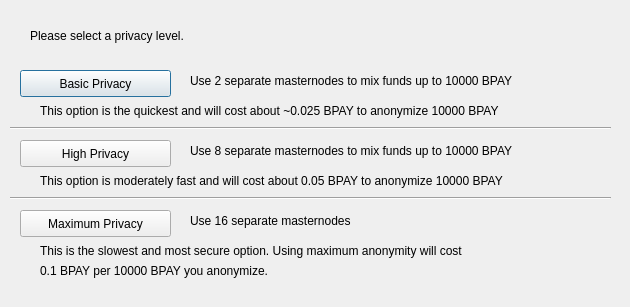
<?xml version="1.0" encoding="UTF-8"?>
<ui version="4.0">
 <class>obfuscationConfig</class>
 <widget class="QDialog" name="obfuscationConfig">
  <property name="geometry">
   <rect>
    <x>0</x>
    <y>0</y>
    <width>630</width>
    <height>307</height>
   </rect>
  </property>
  <property name="windowTitle">
   <string>Configure obfuscation</string>
  </property>
  <widget class="QPushButton" name="buttonBasic">
   <property name="geometry">
    <rect>
     <x>20</x>
     <y>70</y>
     <width>151</width>
     <height>27</height>
    </rect>
   </property>
   <property name="text">
    <string>Basic Privacy</string>
   </property>
  </widget>
  <widget class="QPushButton" name="buttonHigh">
   <property name="geometry">
    <rect>
     <x>20</x>
     <y>140</y>
     <width>151</width>
     <height>27</height>
    </rect>
   </property>
   <property name="text">
    <string>High Privacy</string>
   </property>
  </widget>
  <widget class="QPushButton" name="buttonMax">
   <property name="geometry">
    <rect>
     <x>20</x>
     <y>210</y>
     <width>151</width>
     <height>27</height>
    </rect>
   </property>
   <property name="text">
    <string>Maximum Privacy</string>
   </property>
  </widget>
  <widget class="QLabel" name="label">
   <property name="geometry">
    <rect>
     <x>30</x>
     <y>20</y>
     <width>571</width>
     <height>31</height>
    </rect>
   </property>
   <property name="text">
    <string>Please select a privacy level.</string>
   </property>
  </widget>
  <widget class="QLabel" name="label_2">
   <property name="geometry">
    <rect>
     <x>190</x>
     <y>70</y>
     <width>421</width>
     <height>21</height>
    </rect>
   </property>
   <property name="text">
    <string>Use 2 separate masternodes to mix funds up to 10000 BPAY</string>
   </property>
  </widget>
  <widget class="QLabel" name="label_3">
   <property name="geometry">
    <rect>
     <x>190</x>
     <y>140</y>
     <width>411</width>
     <height>21</height>
    </rect>
   </property>
   <property name="text">
    <string>Use 8 separate masternodes to mix funds up to 10000 BPAY</string>
   </property>
  </widget>
  <widget class="QLabel" name="label_4">
   <property name="geometry">
    <rect>
     <x>190</x>
     <y>210</y>
     <width>421</width>
     <height>21</height>
    </rect>
   </property>
   <property name="text">
    <string>Use 16 separate masternodes</string>
   </property>
  </widget>
  <widget class="QLabel" name="label_6">
   <property name="geometry">
    <rect>
     <x>40</x>
     <y>100</y>
     <width>561</width>
     <height>21</height>
    </rect>
   </property>
   <property name="text">
    <string>This option is the quickest and will cost about ~0.025 BPAY to anonymize 10000 BPAY</string>
   </property>
  </widget>
  <widget class="QLabel" name="label_7">
   <property name="geometry">
    <rect>
     <x>40</x>
     <y>170</y>
     <width>561</width>
     <height>21</height>
    </rect>
   </property>
   <property name="text">
    <string>This option is moderately fast and will cost about 0.05 BPAY to anonymize 10000 BPAY</string>
   </property>
  </widget>
  <widget class="QLabel" name="label_8">
   <property name="geometry">
    <rect>
     <x>40</x>
     <y>240</y>
     <width>561</width>
     <height>21</height>
    </rect>
   </property>
   <property name="text">
    <string>This is the slowest and most secure option. Using maximum anonymity will cost</string>
   </property>
  </widget>
  <widget class="QLabel" name="label_9">
   <property name="geometry">
    <rect>
     <x>40</x>
     <y>260</y>
     <width>561</width>
     <height>21</height>
    </rect>
   </property>
   <property name="text">
    <string>0.1 BPAY per 10000 BPAY you anonymize.</string>
   </property>
  </widget>
  <widget class="Line" name="line">
   <property name="geometry">
    <rect>
     <x>10</x>
     <y>120</y>
     <width>601</width>
     <height>16</height>
    </rect>
   </property>
   <property name="orientation">
    <enum>Qt::Horizontal</enum>
   </property>
  </widget>
  <widget class="Line" name="line_2">
   <property name="geometry">
    <rect>
     <x>10</x>
     <y>190</y>
     <width>601</width>
     <height>16</height>
    </rect>
   </property>
   <property name="orientation">
    <enum>Qt::Horizontal</enum>
   </property>
  </widget>
 </widget>
 <resources/>
 <connections/>
</ui>
